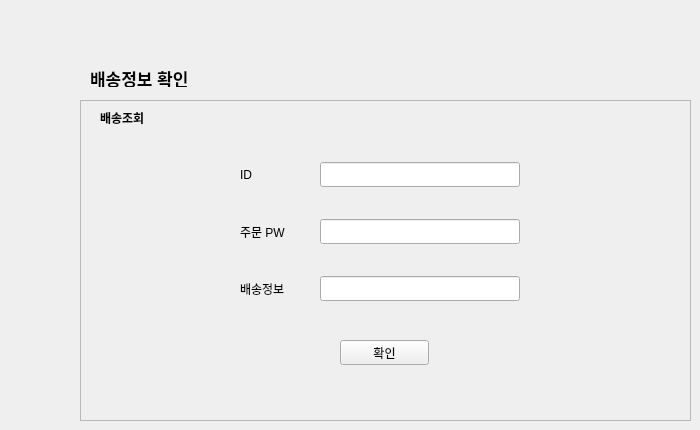
         <widget class="QWidget" name="page">
          <widget class="QLabel" name="label_10">
           <property name="geometry">
            <rect>
             <x>90</x>
             <y>70</y>
             <width>111</width>
             <height>17</height>
            </rect>
           </property>
           <property name="font">
            <font>
             <pointsize>13</pointsize>
             <weight>75</weight>
             <bold>true</bold>
            </font>
           </property>
           <property name="text">
            <string>배송정보 확인</string>
           </property>
          </widget>
          <widget class="QFrame" name="frame_23">
           <property name="geometry">
            <rect>
             <x>80</x>
             <y>100</y>
             <width>611</width>
             <height>321</height>
            </rect>
           </property>
           <property name="frameShape">
            <enum>QFrame::StyledPanel</enum>
           </property>
           <property name="frameShadow">
            <enum>QFrame::Raised</enum>
           </property>
           <widget class="QLabel" name="label_55">
            <property name="geometry">
             <rect>
              <x>20</x>
              <y>10</y>
              <width>151</width>
              <height>16</height>
             </rect>
            </property>
            <property name="font">
             <font>
              <weight>75</weight>
              <bold>true</bold>
             </font>
            </property>
            <property name="text">
             <string>배송조회</string>
            </property>
           </widget>
           <widget class="QPushButton" name="Customer_Gui_btnCheck">
            <property name="geometry">
             <rect>
              <x>260</x>
              <y>240</y>
              <width>89</width>
              <height>25</height>
             </rect>
            </property>
            <property name="text">
             <string>확인</string>
            </property>
           </widget>
           <widget class="QWidget" name="">
            <property name="geometry">
             <rect>
              <x>160</x>
              <y>60</y>
              <width>280</width>
              <height>143</height>
             </rect>
            </property>
            <layout class="QVBoxLayout" name="verticalLayout_80">
             <property name="spacing">
              <number>30</number>
             </property>
             <item>
              <layout class="QHBoxLayout" name="horizontalLayout_63">
               <property name="spacing">
                <number>20</number>
               </property>
               <item>
                <widget class="QLabel" name="label_11">
                 <property name="text">
                  <string>ID</string>
                 </property>
                </widget>
               </item>
               <item>
                <widget class="QLineEdit" name="Customer_Gui_lineUserID">
                 <property name="minimumSize">
                  <size>
                   <width>200</width>
                   <height>25</height>
                  </size>
                 </property>
                 <property name="maximumSize">
                  <size>
                   <width>200</width>
                   <height>25</height>
                  </size>
                 </property>
                </widget>
               </item>
              </layout>
             </item>
             <item>
              <layout class="QHBoxLayout" name="horizontalLayout_64">
               <property name="spacing">
                <number>20</number>
               </property>
               <item>
                <widget class="QLabel" name="label_13">
                 <property name="text">
                  <string>주문 PW</string>
                 </property>
                </widget>
               </item>
               <item>
                <widget class="QLineEdit" name="Customer_Gui_lineOrderPW">
                 <property name="minimumSize">
                  <size>
                   <width>200</width>
                   <height>25</height>
                  </size>
                 </property>
                 <property name="maximumSize">
                  <size>
                   <width>200</width>
                   <height>25</height>
                  </size>
                 </property>
                </widget>
               </item>
              </layout>
             </item>
             <item>
              <layout class="QHBoxLayout" name="horizontalLayout_67">
               <property name="spacing">
                <number>20</number>
               </property>
               <item>
                <widget class="QLabel" name="label_12">
                 <property name="text">
                  <string>배송정보</string>
                 </property>
                </widget>
               </item>
               <item>
                <widget class="QLineEdit" name="Customer_Gui_lineDeliveryInfo">
                 <property name="minimumSize">
                  <size>
                   <width>200</width>
                   <height>25</height>
                  </size>
                 </property>
                 <property name="maximumSize">
                  <size>
                   <width>200</width>
                   <height>25</height>
                  </size>
                 </property>
                 <property name="readOnly">
                  <bool>true</bool>
                 </property>
                </widget>
               </item>
              </layout>
             </item>
            </layout>
           </widget>
          </widget>
         </widget>
